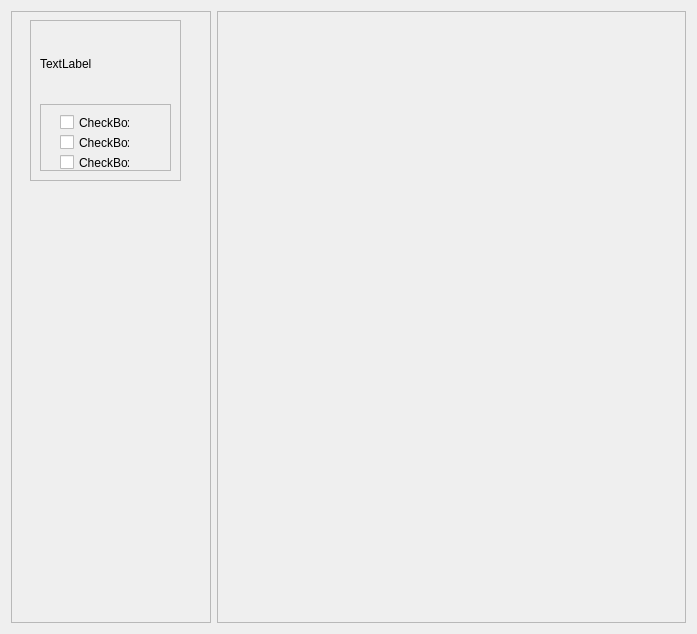
<?xml version="1.0" encoding="UTF-8"?>
<ui version="4.0">
 <class>Form</class>
 <widget class="QWidget" name="Form">
  <property name="geometry">
   <rect>
    <x>0</x>
    <y>0</y>
    <width>697</width>
    <height>634</height>
   </rect>
  </property>
  <property name="windowTitle">
   <string>Form</string>
  </property>
  <property name="styleSheet">
   <string notr="true">#sidebarFrame {
background: #8af;
border: none;
border-right: 1px solid black;
	background-color: qlineargradient(spread:pad, x1:0, y1:0, x2:1, y2:0, stop:0 rgba(0, 0, 0, 255), stop:1 rgba(255, 255, 255, 255));

QFrame.SidebarFrame QLabel {
color: white;
font-weight: bold;
}

QFrame.SidebarInnerFrame {
background: white;
border: none;
border-top: 1px solid black;
}
}
</string>
  </property>
  <layout class="QHBoxLayout" name="horizontalLayout">
   <item>
    <widget class="QFrame" name="sidebarFrame">
     <property name="maximumSize">
      <size>
       <width>200</width>
       <height>16777215</height>
      </size>
     </property>
     <property name="frameShape">
      <enum>QFrame::StyledPanel</enum>
     </property>
     <property name="frameShadow">
      <enum>QFrame::Raised</enum>
     </property>
     <widget class="QFrame" name="frame">
      <property name="geometry">
       <rect>
        <x>19</x>
        <y>9</y>
        <width>151</width>
        <height>161</height>
       </rect>
      </property>
      <property name="styleSheet">
       <string notr="true">QFrame.SidebarFrame {
border-top-left-radius: 10px;
border-top-right-radius: 10px;
border: 1px solid black;
background: qlineargradient(x1: 0, y1: 0, x2: 0, y2: 1,
stop: 0 #56a, stop: 0.1 #016);
}</string>
      </property>
      <property name="frameShape">
       <enum>QFrame::StyledPanel</enum>
      </property>
      <property name="frameShadow">
       <enum>QFrame::Raised</enum>
      </property>
      <property name="class" stdset="0">
       <string>SidebarFrame</string>
      </property>
      <layout class="QVBoxLayout" name="verticalLayout">
       <item>
        <widget class="QLabel" name="label">
         <property name="styleSheet">
          <string notr="true">QFrame.SidebarFrame QLabel {
color: white;
font-weight: bold;
}

QFrame.SidebarInnerFrame {
background: white;
border: none;
border-top: 1px solid black;
}</string>
         </property>
         <property name="text">
          <string>TextLabel</string>
         </property>
        </widget>
       </item>
       <item>
        <widget class="QFrame" name="frame_3">
         <property name="styleSheet">
          <string notr="true">QFrame.SidebarFrame QLabel {
color: white;
font-weight: bold;
}

QFrame.SidebarInnerFrame {
background: white;
border: none;
border-top: 1px solid black;
}</string>
         </property>
         <property name="frameShape">
          <enum>QFrame::StyledPanel</enum>
         </property>
         <property name="frameShadow">
          <enum>QFrame::Raised</enum>
         </property>
         <property name="class" stdset="0">
          <string>SidebarInnerFrame</string>
         </property>
         <widget class="QCheckBox" name="checkBox">
          <property name="geometry">
           <rect>
            <x>20</x>
            <y>10</y>
            <width>70</width>
            <height>17</height>
           </rect>
          </property>
          <property name="text">
           <string>CheckBox</string>
          </property>
         </widget>
         <widget class="QCheckBox" name="checkBox_2">
          <property name="geometry">
           <rect>
            <x>20</x>
            <y>30</y>
            <width>70</width>
            <height>17</height>
           </rect>
          </property>
          <property name="text">
           <string>CheckBox</string>
          </property>
         </widget>
         <widget class="QCheckBox" name="checkBox_3">
          <property name="geometry">
           <rect>
            <x>20</x>
            <y>50</y>
            <width>70</width>
            <height>17</height>
           </rect>
          </property>
          <property name="text">
           <string>CheckBox</string>
          </property>
         </widget>
        </widget>
       </item>
      </layout>
     </widget>
    </widget>
   </item>
   <item>
    <widget class="QFrame" name="frame_2">
     <property name="frameShape">
      <enum>QFrame::StyledPanel</enum>
     </property>
     <property name="frameShadow">
      <enum>QFrame::Raised</enum>
     </property>
    </widget>
   </item>
  </layout>
 </widget>
 <resources/>
 <connections/>
</ui>
